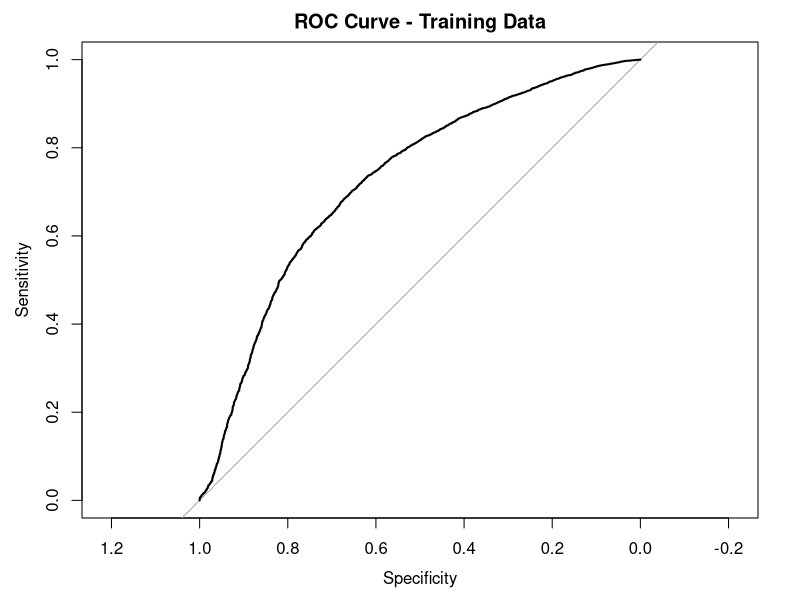

This figure's R source: (Note: a time limit stopped this script after it produced the figure.)
## ---- chunk 1
knitr::opts_chunk$set(echo = TRUE)
## ---- chunk 2
library(tidyverse)
library(ggplot2)
library(car)
library(MASS)
library(caret)
library(dplyr)

inst_clean <- read_csv("./inst_clean.csv") %>% 
  dplyr::select(-TRUST, -MUTUAL, -ROE)

set.seed(12345)  
training_pct <- 0.8
Z <- sample(nrow(inst_clean), floor(training_pct*nrow(inst_clean)))
inst.training <- inst_clean[Z, ]
inst.testing <- inst_clean[-Z, ]
c(nrow(inst_clean), nrow(inst.training), nrow(inst.testing))
## ---- chunk 3
commercial_bank_categories <- c("N", "NM", "SM", "NC")

inst.training$CommercialBank <- ifelse(inst.training$BKCLASS %in% commercial_bank_categories, 1, 0)
print(inst.training)
## ---- chunk 4
inst.testing$CommercialBank <- ifelse(inst.testing$BKCLASS %in% commercial_bank_categories, 1, 0)
print(inst.testing)
## ---- chunk 5
# predicting whether or not the bank is a commericial bank or not

logit_inst <- glm(CommercialBank ~ ASSET + DEP + DEPDOM + EQ + NETINC + ROA + ROAPTX + ROAPTXQ + ROAQ, data = inst.training, family = "binomial")
summary(logit_inst)
## ---- chunk 6

# Exclude non-numeric columns and response variable from training set
train_x <- inst.training[, sapply(inst.training, is.numeric) & names(inst.training) != "CommercialBank"]
train_y <- inst.training$CommercialBank

# Exclude non-numeric columns and response variable from testing set
test_x <- inst.testing[, sapply(inst.testing, is.numeric) & names(inst.testing) != "CommercialBank"]
test_y <- inst.testing$CommercialBank

# Standardize features
train_x_scaled <- scale(train_x)
test_x_scaled <- scale(test_x, center = attr(train_x_scaled, "scaled:center"), scale = attr(train_x_scaled, "scaled:scale"))

## ---- chunk 7
# Fit LASSO model using cv.glmnet
library(glmnet)

# Example data preparation (replace with your actual data)
x_train <- as.matrix(train_x_scaled)  # Assuming train_x_scaled is standardized numeric features
y_train <- as.factor(train_y)  # Convert train_y to factor for binomial family

# Fit LASSO model using cross-validation to select lambda
cv_model <- cv.glmnet(x_train, y_train, family = "binomial", alpha = 1, nfolds = 5)
best_lambda <- cv_model$lambda.min

# Fit final LASSO model using the selected lambda
lasso_model <- glmnet(x_train, y_train, family = "binomial", alpha = 1, lambda = best_lambda)

# Extract coefficients from LASSO model
lasso_coefficients <- coef(lasso_model, s = best_lambda)

# Convert coefficients to a regular matrix
lasso_coefficients_matrix <- as.matrix(lasso_coefficients)

# Extract names of non-zero coefficients (selected features)
selected_features <- rownames(lasso_coefficients_matrix)[lasso_coefficients_matrix != 0]
print(selected_features)

## ---- chunk 8
final_logit <- glm(CommercialBank ~ ASSET + DEP + DEPDOM + NETINC + ROA + ROAPTX + ROAPTXQ, data = inst.training, family = "binomial")
summary(final_logit)
## ---- chunk 9
# Predicted probabilities on training data
train_pred_probs <- predict(final_logit, type = "response")

# Predicted classes (binary) based on a threshold (typically 0.5)
train_pred <- ifelse(train_pred_probs > 0.5, 1, 0)

# Compute training error rate
train_error_rate <- mean(train_pred != inst.training$CommercialBank)
cat("Training Error Rate:", train_error_rate, "\n")

# Compute residual deviance
residual_deviance <- deviance(final_logit)
cat("Residual Deviance:", residual_deviance, "\n")

# Confusion Matrix
train_conf_matrix <- table(Predicted = train_pred, Actual = inst.training$CommercialBank)
cat("Confusion Matrix:\n")
print(train_conf_matrix)

# ROC Curve and AUC
library(pROC)
roc_obj <- roc(inst.training$CommercialBank, train_pred_probs)
plot(roc_obj, main = "ROC Curve - Training Data")
auc <- auc(roc_obj)
cat("Training AUC:", auc, "\n")

## ---- chunk 10
inst.training$BKCLASS <- factor(inst.training$BKCLASS)
# Fit the linear model to get residuals
lm_model <- lm(ASSET ~ BKCLASS + DEPDOM + EQ + NETINC + ROA + ROAPTX + ROAPTXQ + ROAQ, data = inst.training)

# Calculate residuals
residuals <- residuals(lm_model)

# Identify outliers based on residuals (e.g., top 1%)
outlier_cutoff <- quantile(abs(residuals), probs = 0.99)

# Find indices of outliers
outlier_indices <- which(abs(residuals) > outlier_cutoff)

# Examine how many outliers are identified
print(length(outlier_indices))  # Number of outliers

## ---- chunk 11
library(boot)
assetslope.fn <- function(df, inds, outliers){
  df <- df[-outliers, ]
  lmout <- lm(ASSET ~ BKCLASS + DEPDOM + EQ + NETINC + ROA + ROAPTX + ROAPTXQ + ROAQ , data=inst.training[inds, ])
  return(lmout$coef)
}
boot_linear <- boot(inst.training, assetslope.fn, R=10000, outliers = outlier_indices)
print(boot_linear)
## ---- chunk 12
# Calculate mean predicted values across all observations
predicted_means_all <- apply(boot_linear$t, 1, mean)
predicted_sds <- apply(boot_linear$t, 2, sd)

# Optional: Plot distribution of predicted values
hist(predicted_means_all, main = "Distribution of Predicted Means", xlab = "Predicted ASSET")
## ---- chunk 13
boot_linear_2 <- boot(inst.training, assetslope.fn, R=20000, outliers = outlier_indices)
print(boot_linear_2)
## ---- chunk 14
# Calculate mean predicted values across all observations
predicted_means_all <- apply(boot_linear_2$t, 1, mean)
predicted_sds <- apply(boot_linear_2$t, 2, sd)

# Optional: Plot distribution of predicted values
hist(predicted_means_all, main = "Distribution of Predicted Means", xlab = "Predicted ASSET")
## ---- chunk 15
library(boot)
boot_coefficients <- boot_linear$t
boot_coefficients_2 <- boot_linear_2$t

X <- model.matrix(ASSET ~ BKCLASS + DEPDOM + EQ + NETINC + ROA + ROAPTX + ROAPTXQ + ROAQ, data = inst.training)

predicted_values <- X %*% t(boot_coefficients)
predicted_values_2 <- X %*% t(boot_coefficients_2)

mse_boot_linear <- apply(predicted_values, 2, function(pred) mean((inst.training$ASSET - pred)^2))

mse_boot_linear_2 <- apply(predicted_values_2, 2, function(pred) mean((inst.training$ASSET - pred)^2))

mean_mse_boot_linear <- mean(mse_boot_linear)
mean_mse_boot_linear2 <- mean(mse_boot_linear_2)

print(mean_mse_boot_linear)
print(mean_mse_boot_linear2)

rmse_bl1<- sqrt(mean_mse_boot_linear)
rmse_bl2 <- sqrt(mean_mse_boot_linear2)
print(rmse_bl1)
print(rmse_bl2)
## ---- chunk 16
lm_full <- lm(ASSET ~ BKCLASS + DEPDOM + EQ + NETINC + ROA + ROAPTX + ROAPTXQ + ROAQ , data=inst.training)
summary(lm_full)
## ---- chunk 17


## ---- chunk 18
final_logit_test <- glm(CommercialBank ~ ASSET + DEP + DEPDOM + EQ + NETINC + ROA + ROAPTX + ROAPTXQ, data = inst.testing, family = "binomial")
summary(final_logit_test)
## ---- chunk 19
library(glmnet)  # for glmnet models
library(pROC)    
predicted_probs <- predict(final_logit_test, newdata = inst.testing, type = "response")


# Compute Residual Deviance
residual_deviance <- with(inst.testing, -2 * sum(log(predict(final_logit_test, type = "response", newdata = inst.testing)) * CommercialBank + log(1 - predict(final_logit_test, type = "response", newdata = inst.testing)) * (1 - CommercialBank)))
print(paste("Residual Deviance on testing data:", residual_deviance))


predicted_classes <- ifelse(predicted_probs > 0.5, 1, 0)  # Threshold of 0.5 for binary classification
conf_matrix <- table(Actual = inst.testing$CommercialBank, Predicted = predicted_classes)
print("Confusion Matrix:")
print(conf_matrix)

error_rate <- mean(inst.testing$CommercialBank != predicted_classes)
print(paste("Prediction Error Rate on testing data:", error_rate))

# Calculate ROC curve and AUC
roc_curve <- roc(inst.testing$CommercialBank, predicted_probs)
auc <- auc(roc_curve)

# Plot ROC curve
plot(roc_curve, main = "ROC Curve")
legend("bottomright", legend = paste("AUC =", round(auc, 6)), col = "black", lty = 1)

## ---- chunk 20
library(boot)
library(parallel)

# Define your assetslope function
assetslope.fn <- function(df, inds, outliers) {
  df <- df[-outliers, ]
  lmout <- lm(ASSET ~ BKCLASS + DEPDOM + EQ + NETINC + ROA + ROAPTX + ROAPTXQ + ROAQ , data = df[inds, ])
  return(coef(lmout))
}

# Function to run bootstrapping in batches
run_bootstrap_batches <- function(data, boot_fn, R_total, batch_size, outliers) {
  num_batches <- ceiling(R_total / batch_size)
  results <- NULL
  for (batch in 1:num_batches) {
    cat("Running batch ", batch, " of ", num_batches, "\n")
    batch_R <- ifelse(batch == num_batches, R_total - (batch - 1) * batch_size, batch_size)
    batch_result <- tryCatch({
      boot(data, boot_fn, R = batch_R, outliers = outliers, parallel = "multicore", ncpus = detectCores() - 1)
    }, error = function(e) {
      cat("Error during batch ", batch, ": ", e$message, "\n")
      return(NULL)
    })
    
    if (!is.null(batch_result)) {
      if (is.null(results)) {
        results <- batch_result
      } else {
        # Merge the results in the format similar to boot_linear_test
        results$t <- rbind(results$t, batch_result$t)
        results$R <- sum(results$R, batch_result$R)
      }
    }
    gc()  # Garbage collection to free up memory
  }
  return(results)
}

# Example usage: Identify outliers
lm_model <- lm(ASSET ~ BKCLASS + DEPDOM + EQ + NETINC + ROA + ROAPTX + ROAPTXQ + ROAQ, data = inst.testing)
residuals <- residuals(lm_model)
outlier_cutoff <- quantile(abs(residuals), probs = 0.99)
outlier_indices <- which(abs(residuals) > outlier_cutoff)
cat("Outliers identified: ", length(outlier_indices), "\n\n")

# Set total R value and batch size
R_total <- 10000
batch_size <- 2000

# Example usage: run bootstrapping in batches
boot_linear_results <- run_bootstrap_batches(inst.training, assetslope.fn, R_total, batch_size, outlier_indices)

# Print the combined results in the desired format
if (!is.null(boot_linear_results)) {
  cat("\nORDINARY NONPARAMETRIC BOOTSTRAP\n\n")
  cat("Call:\n")
  cat(sprintf("boot(data = inst.training, statistic = assetslope.fn, R = %d, outliers = outlier_indices)\n\n", R_total))
  
  cat("Bootstrap Statistics :\n")
  # Loop through each statistic and print in the desired format
  for (i in seq_len(ncol(boot_linear_results$t))) {
    cat(sprintf("%s*  %.6e  %.6e  %.6e\n", colnames(boot_linear_results$t)[i], 
                boot_linear_results$t[1, i], 
                mean(boot_linear_results$t[, i] - boot_linear_results$t[1, i]), 
                sd(boot_linear_results$t[, i])))
  }
} else {
  cat("Bootstrapping failed.\n")
}

## ---- chunk 21
print(boot_linear_results)
## ---- chunk 22
# Calculate mean predicted values across all observations
predicted_means_all <- apply(boot_linear_results$t, 1, mean)
predicted_sds <- apply(boot_linear_results$t, 2, sd)

# Optional: Plot distribution of predicted values
hist(predicted_means_all, main = "Distribution of Predicted Means", xlab = "Predicted ASSET")

## ---- chunk 23
X_test <- model.matrix(ASSET ~ BKCLASS + DEPDOM + EQ + NETINC + ROA + ROAPTX + ROAPTXQ + ROAQ, data = inst.testing)

predicted_values <- X_test %*% t(boot_coefs)
mse_boot_linear_test <- apply(predicted_values, 2, function(pred) mean((inst.testing$ASSET - pred)^2))

mean_mse_boot_linear_test <- mean(mse_boot_linear_test)
print(mean_mse_boot_linear_test)

rmse_test<- sqrt(mean_mse_boot_linear_test)
print(rmse_test)
